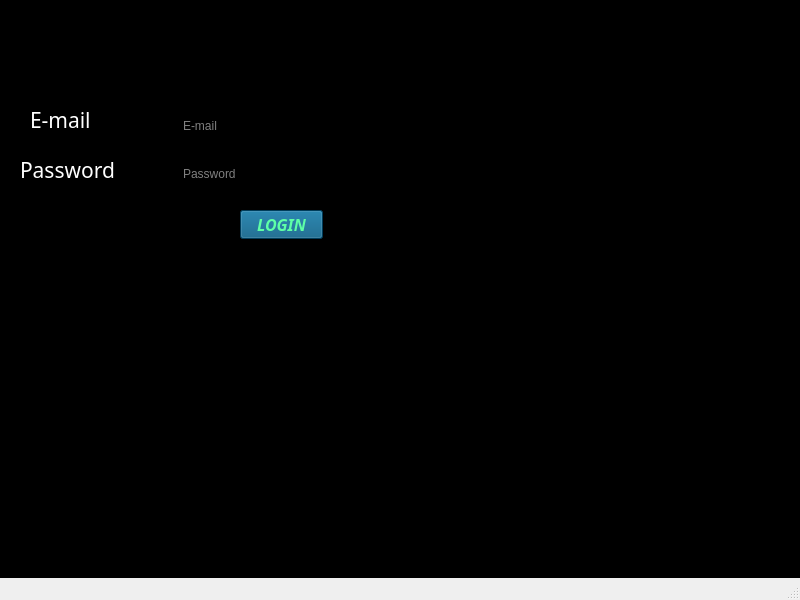
<?xml version="1.0" encoding="UTF-8"?>
<ui version="4.0">
 <class>mywindow</class>
 <widget class="QMainWindow" name="mywindow">
  <property name="enabled">
   <bool>true</bool>
  </property>
  <property name="geometry">
   <rect>
    <x>0</x>
    <y>0</y>
    <width>800</width>
    <height>600</height>
   </rect>
  </property>
  <property name="minimumSize">
   <size>
    <width>800</width>
    <height>600</height>
   </size>
  </property>
  <property name="windowTitle">
   <string>mywindow</string>
  </property>
  <property name="styleSheet">
   <string notr="true">
color: rgb(255, 255, 255);</string>
  </property>
  <widget class="QWidget" name="centralwidget">
   <widget class="QStackedWidget" name="stackedWidget">
    <property name="geometry">
     <rect>
      <x>0</x>
      <y>0</y>
      <width>800</width>
      <height>600</height>
     </rect>
    </property>
    <property name="styleSheet">
     <string notr="true">background-color: rgb(0, 0, 0);</string>
    </property>
    <property name="currentIndex">
     <number>1</number>
    </property>
    <widget class="QWidget" name="select_page">
     <property name="styleSheet">
      <string notr="true">background-color: rgb(255, 255, 0);
background-color: rgb(0, 0, 0);</string>
     </property>
     <widget class="QPushButton" name="login">
      <property name="geometry">
       <rect>
        <x>140</x>
        <y>140</y>
        <width>111</width>
        <height>29</height>
       </rect>
      </property>
      <property name="font">
       <font>
        <family>Segoe Script</family>
        <pointsize>16</pointsize>
       </font>
      </property>
      <property name="styleSheet">
       <string notr="true">background-color: rgb(255, 255, 255);
color: rgb(111, 111, 111);</string>
      </property>
      <property name="text">
       <string>LOGIN</string>
      </property>
     </widget>
     <widget class="QPushButton" name="signup">
      <property name="geometry">
       <rect>
        <x>520</x>
        <y>140</y>
        <width>141</width>
        <height>29</height>
       </rect>
      </property>
      <property name="font">
       <font>
        <family>Segoe Script</family>
        <pointsize>16</pointsize>
       </font>
      </property>
      <property name="styleSheet">
       <string notr="true">background-color: rgb(255, 255, 255);
color: rgb(111, 111, 111);</string>
      </property>
      <property name="text">
       <string>SIGN UP</string>
      </property>
     </widget>
     <widget class="QPushButton" name="about">
      <property name="geometry">
       <rect>
        <x>70</x>
        <y>478</y>
        <width>131</width>
        <height>51</height>
       </rect>
      </property>
      <property name="font">
       <font>
        <family>Script</family>
       </font>
      </property>
      <property name="text">
       <string>About</string>
      </property>
     </widget>
     <widget class="QLabel" name="label_25">
      <property name="geometry">
       <rect>
        <x>230</x>
        <y>30</y>
        <width>341</width>
        <height>41</height>
       </rect>
      </property>
      <property name="styleSheet">
       <string notr="true">color: rgb(255, 255, 0);
font: 18pt &quot;Segoe Script&quot;;</string>
      </property>
      <property name="text">
       <string>BACHELOR'S AUDIT</string>
      </property>
     </widget>
    </widget>
    <widget class="QWidget" name="login_page">
     <property name="styleSheet">
      <string notr="true"/>
     </property>
     <widget class="QPushButton" name="login_pushbutton">
      <property name="geometry">
       <rect>
        <x>240</x>
        <y>210</y>
        <width>83</width>
        <height>29</height>
       </rect>
      </property>
      <property name="font">
       <font>
        <family>8514oem</family>
        <pointsize>12</pointsize>
        <italic>true</italic>
        <bold>true</bold>
       </font>
      </property>
      <property name="styleSheet">
       <string notr="true">color: rgb(94, 255, 166);
background-color: rgb(0, 85, 127);</string>
      </property>
      <property name="text">
       <string>LOGIN</string>
      </property>
     </widget>
     <widget class="QLineEdit" name="login_email">
      <property name="geometry">
       <rect>
        <x>180</x>
        <y>110</y>
        <width>231</width>
        <height>31</height>
       </rect>
      </property>
      <property name="styleSheet">
       <string notr="true"/>
      </property>
      <property name="placeholderText">
       <string>E-mail</string>
      </property>
     </widget>
     <widget class="QLineEdit" name="login_password">
      <property name="geometry">
       <rect>
        <x>180</x>
        <y>160</y>
        <width>231</width>
        <height>28</height>
       </rect>
      </property>
      <property name="echoMode">
       <enum>QLineEdit::Password</enum>
      </property>
      <property name="placeholderText">
       <string>Password</string>
      </property>
     </widget>
     <widget class="QLabel" name="label">
      <property name="geometry">
       <rect>
        <x>30</x>
        <y>110</y>
        <width>101</width>
        <height>20</height>
       </rect>
      </property>
      <property name="font">
       <font>
        <family>Snap ITC</family>
        <pointsize>16</pointsize>
       </font>
      </property>
      <property name="text">
       <string>E-mail</string>
      </property>
     </widget>
     <widget class="QLabel" name="label_2">
      <property name="geometry">
       <rect>
        <x>20</x>
        <y>160</y>
        <width>151</width>
        <height>20</height>
       </rect>
      </property>
      <property name="font">
       <font>
        <family>Snap ITC</family>
        <pointsize>16</pointsize>
       </font>
      </property>
      <property name="text">
       <string>Password</string>
      </property>
     </widget>
    </widget>
    <widget class="QWidget" name="signup_page">
     <property name="styleSheet">
      <string notr="true"/>
     </property>
     <widget class="QLineEdit" name="signup_name">
      <property name="geometry">
       <rect>
        <x>270</x>
        <y>70</y>
        <width>431</width>
        <height>28</height>
       </rect>
      </property>
      <property name="placeholderText">
       <string>Name</string>
      </property>
     </widget>
     <widget class="QLineEdit" name="signup_mobile">
      <property name="geometry">
       <rect>
        <x>270</x>
        <y>110</y>
        <width>241</width>
        <height>28</height>
       </rect>
      </property>
      <property name="placeholderText">
       <string>Mobile No.</string>
      </property>
     </widget>
     <widget class="QLineEdit" name="signup_address">
      <property name="geometry">
       <rect>
        <x>270</x>
        <y>150</y>
        <width>431</width>
        <height>28</height>
       </rect>
      </property>
      <property name="placeholderText">
       <string>Address</string>
      </property>
     </widget>
     <widget class="QLineEdit" name="signup_email">
      <property name="geometry">
       <rect>
        <x>270</x>
        <y>190</y>
        <width>431</width>
        <height>28</height>
       </rect>
      </property>
      <property name="placeholderText">
       <string>E-mail</string>
      </property>
     </widget>
     <widget class="QLineEdit" name="signup_password">
      <property name="geometry">
       <rect>
        <x>270</x>
        <y>230</y>
        <width>241</width>
        <height>28</height>
       </rect>
      </property>
      <property name="text">
       <string/>
      </property>
      <property name="echoMode">
       <enum>QLineEdit::Password</enum>
      </property>
      <property name="placeholderText">
       <string>Password</string>
      </property>
     </widget>
     <widget class="QLabel" name="label_3">
      <property name="geometry">
       <rect>
        <x>60</x>
        <y>70</y>
        <width>111</width>
        <height>20</height>
       </rect>
      </property>
      <property name="font">
       <font>
        <family>Wide Latin</family>
        <pointsize>12</pointsize>
       </font>
      </property>
      <property name="text">
       <string>Name</string>
      </property>
     </widget>
     <widget class="QLabel" name="label_4">
      <property name="geometry">
       <rect>
        <x>60</x>
        <y>110</y>
        <width>191</width>
        <height>20</height>
       </rect>
      </property>
      <property name="font">
       <font>
        <family>Wide Latin</family>
        <pointsize>12</pointsize>
       </font>
      </property>
      <property name="text">
       <string>Mobile No.</string>
      </property>
     </widget>
     <widget class="QLabel" name="label_5">
      <property name="geometry">
       <rect>
        <x>60</x>
        <y>150</y>
        <width>141</width>
        <height>20</height>
       </rect>
      </property>
      <property name="font">
       <font>
        <family>Wide Latin</family>
        <pointsize>12</pointsize>
       </font>
      </property>
      <property name="text">
       <string>Address</string>
      </property>
     </widget>
     <widget class="QLabel" name="label_6">
      <property name="geometry">
       <rect>
        <x>60</x>
        <y>190</y>
        <width>131</width>
        <height>20</height>
       </rect>
      </property>
      <property name="font">
       <font>
        <family>Wide Latin</family>
        <pointsize>12</pointsize>
       </font>
      </property>
      <property name="text">
       <string>E-mail</string>
      </property>
     </widget>
     <widget class="QLabel" name="label_7">
      <property name="geometry">
       <rect>
        <x>60</x>
        <y>230</y>
        <width>171</width>
        <height>20</height>
       </rect>
      </property>
      <property name="font">
       <font>
        <family>Wide Latin</family>
        <pointsize>12</pointsize>
       </font>
      </property>
      <property name="text">
       <string>Password</string>
      </property>
     </widget>
     <widget class="QPushButton" name="pushButton">
      <property name="geometry">
       <rect>
        <x>270</x>
        <y>290</y>
        <width>83</width>
        <height>21</height>
       </rect>
      </property>
      <property name="font">
       <font>
        <family>8514oem</family>
        <bold>true</bold>
       </font>
      </property>
      <property name="styleSheet">
       <string notr="true">background-color: rgb(170, 85, 127);</string>
      </property>
      <property name="text">
       <string>SIGN UP</string>
      </property>
     </widget>
    </widget>
    <widget class="QWidget" name="fourth_page">
     <widget class="QPushButton" name="exit_button">
      <property name="geometry">
       <rect>
        <x>690</x>
        <y>520</y>
        <width>83</width>
        <height>29</height>
       </rect>
      </property>
      <property name="text">
       <string>Exit</string>
      </property>
     </widget>
     <widget class="QLabel" name="label_8">
      <property name="geometry">
       <rect>
        <x>210</x>
        <y>0</y>
        <width>381</width>
        <height>61</height>
       </rect>
      </property>
      <property name="styleSheet">
       <string notr="true">font: 14pt &quot;Segoe UI&quot;;</string>
      </property>
      <property name="text">
       <string>Please enter mess cost details...</string>
      </property>
     </widget>
     <widget class="QLabel" name="label_9">
      <property name="geometry">
       <rect>
        <x>50</x>
        <y>110</y>
        <width>101</width>
        <height>20</height>
       </rect>
      </property>
      <property name="text">
       <string>1. House Rent.</string>
      </property>
     </widget>
     <widget class="QLabel" name="label_10">
      <property name="geometry">
       <rect>
        <x>50</x>
        <y>150</y>
        <width>101</width>
        <height>20</height>
       </rect>
      </property>
      <property name="text">
       <string>2. Gass Bill.</string>
      </property>
     </widget>
     <widget class="QLabel" name="label_11">
      <property name="geometry">
       <rect>
        <x>50</x>
        <y>190</y>
        <width>101</width>
        <height>20</height>
       </rect>
      </property>
      <property name="text">
       <string>3. Current Bill</string>
      </property>
     </widget>
     <widget class="QLabel" name="label_12">
      <property name="geometry">
       <rect>
        <x>50</x>
        <y>230</y>
        <width>111</width>
        <height>20</height>
       </rect>
      </property>
      <property name="text">
       <string>4. Wifi Bill</string>
      </property>
     </widget>
     <widget class="QLabel" name="label_13">
      <property name="geometry">
       <rect>
        <x>50</x>
        <y>270</y>
        <width>101</width>
        <height>20</height>
       </rect>
      </property>
      <property name="text">
       <string>5. Others Cost</string>
      </property>
     </widget>
     <widget class="QLineEdit" name="gass_bill">
      <property name="geometry">
       <rect>
        <x>150</x>
        <y>150</y>
        <width>113</width>
        <height>28</height>
       </rect>
      </property>
     </widget>
     <widget class="QLineEdit" name="house_rent">
      <property name="geometry">
       <rect>
        <x>150</x>
        <y>110</y>
        <width>113</width>
        <height>28</height>
       </rect>
      </property>
     </widget>
     <widget class="QLineEdit" name="current_bill">
      <property name="geometry">
       <rect>
        <x>150</x>
        <y>190</y>
        <width>113</width>
        <height>28</height>
       </rect>
      </property>
     </widget>
     <widget class="QLineEdit" name="wifi_bill">
      <property name="geometry">
       <rect>
        <x>150</x>
        <y>230</y>
        <width>113</width>
        <height>28</height>
       </rect>
      </property>
     </widget>
     <widget class="QLineEdit" name="other_cost">
      <property name="geometry">
       <rect>
        <x>150</x>
        <y>270</y>
        <width>113</width>
        <height>28</height>
       </rect>
      </property>
     </widget>
     <widget class="QPushButton" name="next_buton_1">
      <property name="geometry">
       <rect>
        <x>160</x>
        <y>330</y>
        <width>83</width>
        <height>29</height>
       </rect>
      </property>
      <property name="text">
       <string>NEXT</string>
      </property>
     </widget>
    </widget>
    <widget class="QWidget" name="page">
     <widget class="QLabel" name="label_14">
      <property name="geometry">
       <rect>
        <x>200</x>
        <y>20</y>
        <width>381</width>
        <height>20</height>
       </rect>
      </property>
      <property name="styleSheet">
       <string notr="true">font: 14pt &quot;Segoe UI&quot;;</string>
      </property>
      <property name="text">
       <string>Enter your Meal &amp; Bazar Expenses.....</string>
      </property>
     </widget>
     <widget class="QLabel" name="label_15">
      <property name="geometry">
       <rect>
        <x>50</x>
        <y>110</y>
        <width>161</width>
        <height>20</height>
       </rect>
      </property>
      <property name="text">
       <string>1. Total Mess Member.</string>
      </property>
     </widget>
     <widget class="QLabel" name="label_16">
      <property name="geometry">
       <rect>
        <x>50</x>
        <y>160</y>
        <width>131</width>
        <height>20</height>
       </rect>
      </property>
      <property name="text">
       <string>2. Total Bazar Cost.</string>
      </property>
     </widget>
     <widget class="QLabel" name="label_17">
      <property name="geometry">
       <rect>
        <x>50</x>
        <y>200</y>
        <width>131</width>
        <height>31</height>
       </rect>
      </property>
      <property name="text">
       <string>3. Total Meal.</string>
      </property>
     </widget>
     <widget class="QLineEdit" name="total_mess_member">
      <property name="geometry">
       <rect>
        <x>220</x>
        <y>110</y>
        <width>113</width>
        <height>28</height>
       </rect>
      </property>
     </widget>
     <widget class="QLineEdit" name="total_bazar_cost">
      <property name="geometry">
       <rect>
        <x>220</x>
        <y>160</y>
        <width>113</width>
        <height>28</height>
       </rect>
      </property>
     </widget>
     <widget class="QLineEdit" name="total_meal">
      <property name="geometry">
       <rect>
        <x>220</x>
        <y>200</y>
        <width>113</width>
        <height>28</height>
       </rect>
      </property>
     </widget>
     <widget class="QPushButton" name="next_bytton_2">
      <property name="geometry">
       <rect>
        <x>240</x>
        <y>250</y>
        <width>83</width>
        <height>29</height>
       </rect>
      </property>
      <property name="text">
       <string>NEXT</string>
      </property>
     </widget>
    </widget>
    <widget class="QWidget" name="page_3">
     <widget class="QLabel" name="label_18">
      <property name="geometry">
       <rect>
        <x>90</x>
        <y>160</y>
        <width>81</width>
        <height>31</height>
       </rect>
      </property>
      <property name="text">
       <string>Meal Rate</string>
      </property>
     </widget>
     <widget class="QLabel" name="label_19">
      <property name="geometry">
       <rect>
        <x>330</x>
        <y>40</y>
        <width>141</width>
        <height>31</height>
       </rect>
      </property>
      <property name="text">
       <string>Mass Month Details</string>
      </property>
     </widget>
     <widget class="QLabel" name="label_20">
      <property name="geometry">
       <rect>
        <x>90</x>
        <y>120</y>
        <width>81</width>
        <height>21</height>
       </rect>
      </property>
      <property name="text">
       <string> Total meal</string>
      </property>
     </widget>
     <widget class="QLabel" name="label_21">
      <property name="geometry">
       <rect>
        <x>90</x>
        <y>210</y>
        <width>121</width>
        <height>31</height>
       </rect>
      </property>
      <property name="text">
       <string> Bazar Cost</string>
      </property>
     </widget>
     <widget class="QLabel" name="label_22">
      <property name="geometry">
       <rect>
        <x>90</x>
        <y>260</y>
        <width>81</width>
        <height>21</height>
       </rect>
      </property>
      <property name="text">
       <string>Other's Cost</string>
      </property>
     </widget>
     <widget class="QLabel" name="label_23">
      <property name="geometry">
       <rect>
        <x>70</x>
        <y>360</y>
        <width>151</width>
        <height>31</height>
       </rect>
      </property>
      <property name="text">
       <string>Per Person Total Cost</string>
      </property>
     </widget>
     <widget class="QLabel" name="labeltotalmeal">
      <property name="geometry">
       <rect>
        <x>210</x>
        <y>120</y>
        <width>63</width>
        <height>20</height>
       </rect>
      </property>
      <property name="text">
       <string/>
      </property>
     </widget>
     <widget class="QLabel" name="labelmealrate">
      <property name="geometry">
       <rect>
        <x>210</x>
        <y>170</y>
        <width>63</width>
        <height>20</height>
       </rect>
      </property>
      <property name="text">
       <string>TextLabel</string>
      </property>
     </widget>
     <widget class="QLabel" name="labelbazar">
      <property name="geometry">
       <rect>
        <x>210</x>
        <y>220</y>
        <width>63</width>
        <height>20</height>
       </rect>
      </property>
      <property name="text">
       <string>TextLabel</string>
      </property>
     </widget>
     <widget class="QLabel" name="labelother">
      <property name="geometry">
       <rect>
        <x>210</x>
        <y>260</y>
        <width>63</width>
        <height>20</height>
       </rect>
      </property>
      <property name="text">
       <string>TextLabel</string>
      </property>
     </widget>
     <widget class="QLabel" name="labelperperson">
      <property name="geometry">
       <rect>
        <x>250</x>
        <y>370</y>
        <width>63</width>
        <height>20</height>
       </rect>
      </property>
      <property name="text">
       <string>TextLabel</string>
      </property>
     </widget>
     <widget class="QLabel" name="label_24">
      <property name="geometry">
       <rect>
        <x>90</x>
        <y>310</y>
        <width>71</width>
        <height>21</height>
       </rect>
      </property>
      <property name="text">
       <string>Total cost</string>
      </property>
     </widget>
     <widget class="QLabel" name="labeltotalcost">
      <property name="geometry">
       <rect>
        <x>210</x>
        <y>310</y>
        <width>63</width>
        <height>20</height>
       </rect>
      </property>
      <property name="text">
       <string>TextLabel</string>
      </property>
     </widget>
     <widget class="QPushButton" name="pushButton_3">
      <property name="geometry">
       <rect>
        <x>640</x>
        <y>490</y>
        <width>83</width>
        <height>29</height>
       </rect>
      </property>
      <property name="text">
       <string>Exit</string>
      </property>
     </widget>
    </widget>
    <widget class="QWidget" name="page_2">
     <widget class="QLabel" name="label_26">
      <property name="geometry">
       <rect>
        <x>50</x>
        <y>40</y>
        <width>731</width>
        <height>51</height>
       </rect>
      </property>
      <property name="styleSheet">
       <string notr="true">font: italic 10pt &quot;Sitka&quot;;
</string>
      </property>
      <property name="text">
       <string>Alhamdulillah; By using this application you can get very few benefits.Notable</string>
      </property>
     </widget>
     <widget class="QLabel" name="label_27">
      <property name="geometry">
       <rect>
        <x>50</x>
        <y>100</y>
        <width>731</width>
        <height>31</height>
       </rect>
      </property>
      <property name="styleSheet">
       <string notr="true">font: italic 10pt &quot;Sitka&quot;;</string>
      </property>
      <property name="text">
       <string> among them, the details of the life of a bachelor! For example, you will get a</string>
      </property>
     </widget>
     <widget class="QLabel" name="label_28">
      <property name="geometry">
       <rect>
        <x>50</x>
        <y>149</y>
        <width>731</width>
        <height>41</height>
       </rect>
      </property>
      <property name="styleSheet">
       <string notr="true">font: italic 10pt &quot;Sitka&quot;;</string>
      </property>
      <property name="text">
       <string> sample of all expenses for the whole month and at the end of the month how</string>
      </property>
     </widget>
     <widget class="QLabel" name="label_29">
      <property name="geometry">
       <rect>
        <x>50</x>
        <y>210</y>
        <width>741</width>
        <height>31</height>
       </rect>
      </property>
      <property name="styleSheet">
       <string notr="true">font: italic 10pt &quot;Sitka&quot;;</string>
      </property>
      <property name="text">
       <string> much money was spent per person.I hope, I can benefit you a little in this</string>
      </property>
     </widget>
     <widget class="QLabel" name="label_30">
      <property name="geometry">
       <rect>
        <x>50</x>
        <y>260</y>
        <width>731</width>
        <height>41</height>
       </rect>
      </property>
      <property name="styleSheet">
       <string notr="true">font: italic 10pt &quot;Sitka&quot;;</string>
      </property>
      <property name="text">
       <string>small work, in sha Allah!</string>
      </property>
     </widget>
     <widget class="QLabel" name="label_31">
      <property name="geometry">
       <rect>
        <x>50</x>
        <y>320</y>
        <width>331</width>
        <height>20</height>
       </rect>
      </property>
      <property name="styleSheet">
       <string notr="true">font: italic 10pt &quot;Sitka&quot;;
color: rgb(85, 170, 0);</string>
      </property>
      <property name="text">
       <string>E-mail :mizanulhoque2021@gmail.com</string>
      </property>
     </widget>
     <widget class="QLabel" name="label_32">
      <property name="geometry">
       <rect>
        <x>50</x>
        <y>360</y>
        <width>291</width>
        <height>20</height>
       </rect>
      </property>
      <property name="styleSheet">
       <string notr="true">font: 10pt &quot;Sitka&quot;;
color: rgb(85, 170, 0);
</string>
      </property>
      <property name="text">
       <string>Mobile No : 01321872868</string>
      </property>
     </widget>
     <widget class="QLabel" name="label_33">
      <property name="geometry">
       <rect>
        <x>50</x>
        <y>400</y>
        <width>671</width>
        <height>16</height>
       </rect>
      </property>
      <property name="styleSheet">
       <string notr="true">font: italic 10pt &quot;Sitka&quot;;</string>
      </property>
      <property name="text">
       <string>If You Face Any Problem Regarding Bachelor Audit App or want to know </string>
      </property>
     </widget>
     <widget class="QLabel" name="label_34">
      <property name="geometry">
       <rect>
        <x>50</x>
        <y>430</y>
        <width>311</width>
        <height>20</height>
       </rect>
      </property>
      <property name="styleSheet">
       <string notr="true">font: italic 10pt &quot;Sitka&quot;;</string>
      </property>
      <property name="text">
       <string>anything please contact us.</string>
      </property>
     </widget>
     <widget class="QPushButton" name="pushButton_2">
      <property name="geometry">
       <rect>
        <x>640</x>
        <y>500</y>
        <width>83</width>
        <height>29</height>
       </rect>
      </property>
      <property name="styleSheet">
       <string notr="true">font: italic 10pt &quot;Sitka&quot;;
color: rgb(255, 170, 255);</string>
      </property>
      <property name="text">
       <string>Home</string>
      </property>
     </widget>
    </widget>
   </widget>
  </widget>
  <widget class="QStatusBar" name="statusbar"/>
 </widget>
 <resources/>
 <connections/>
</ui>
